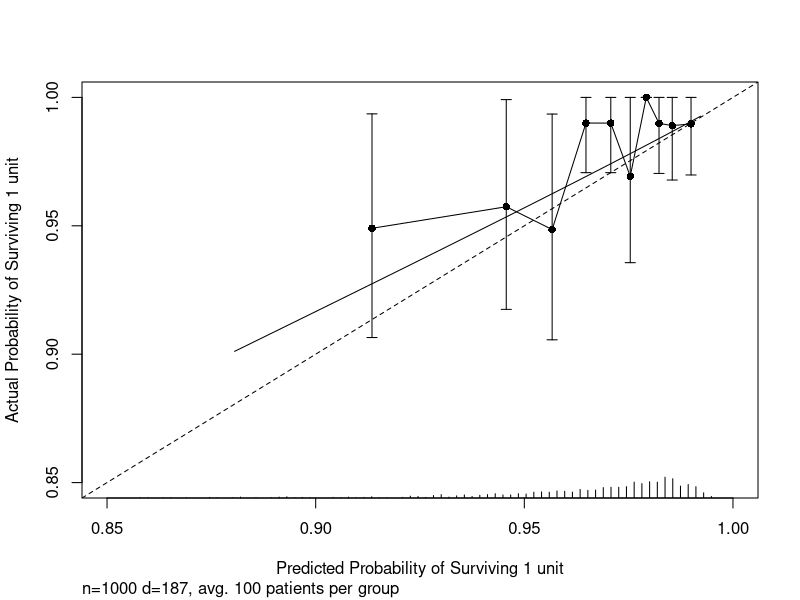
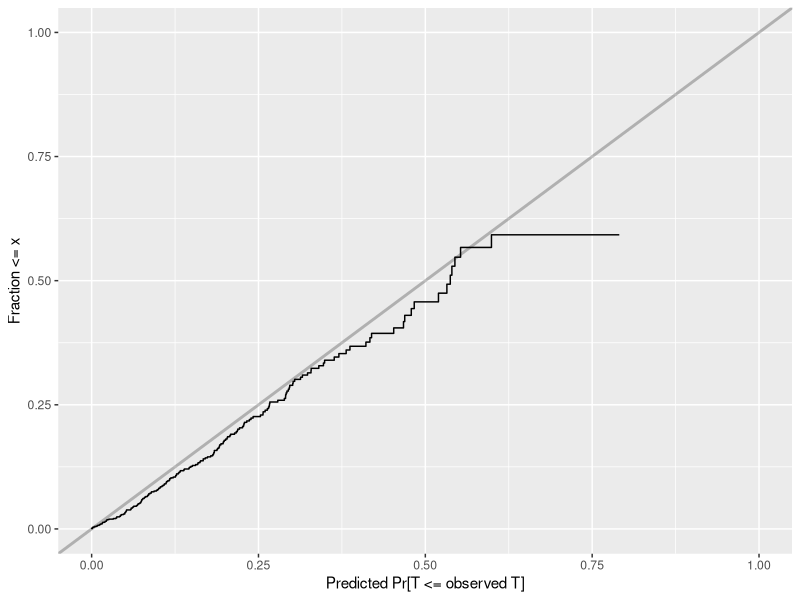
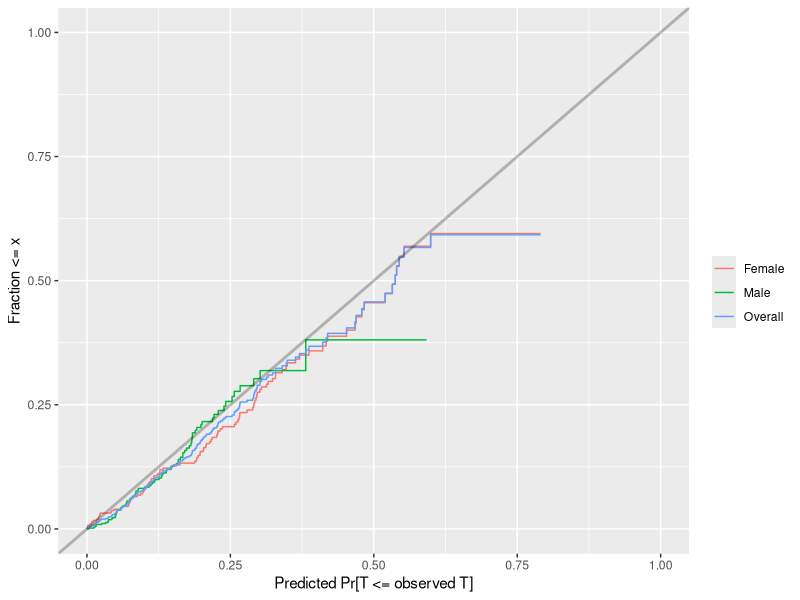
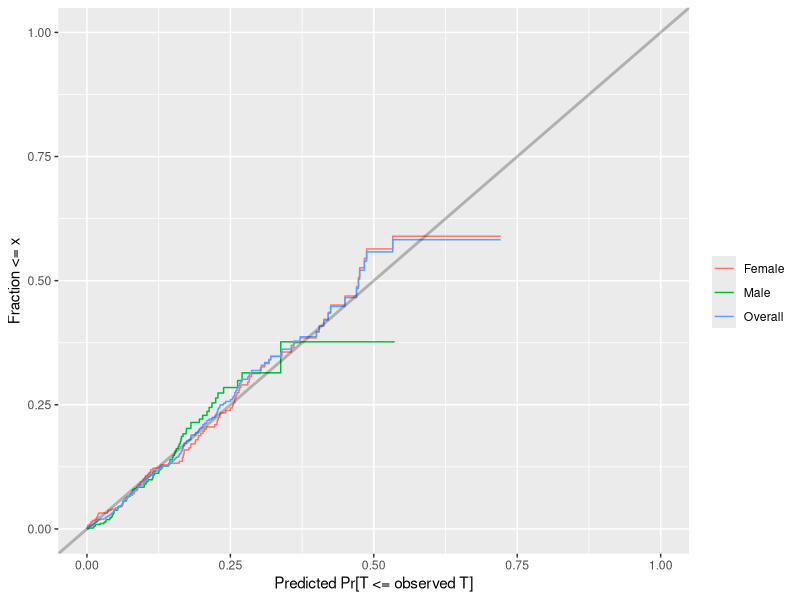
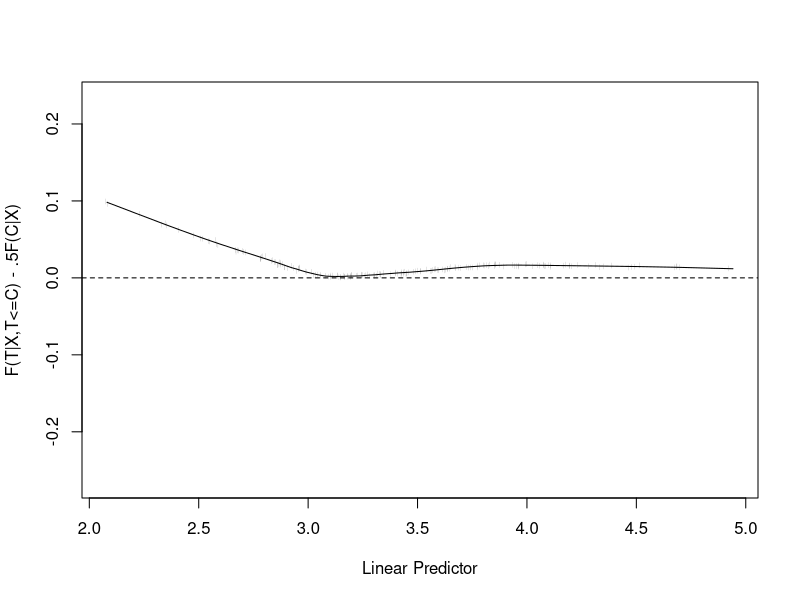
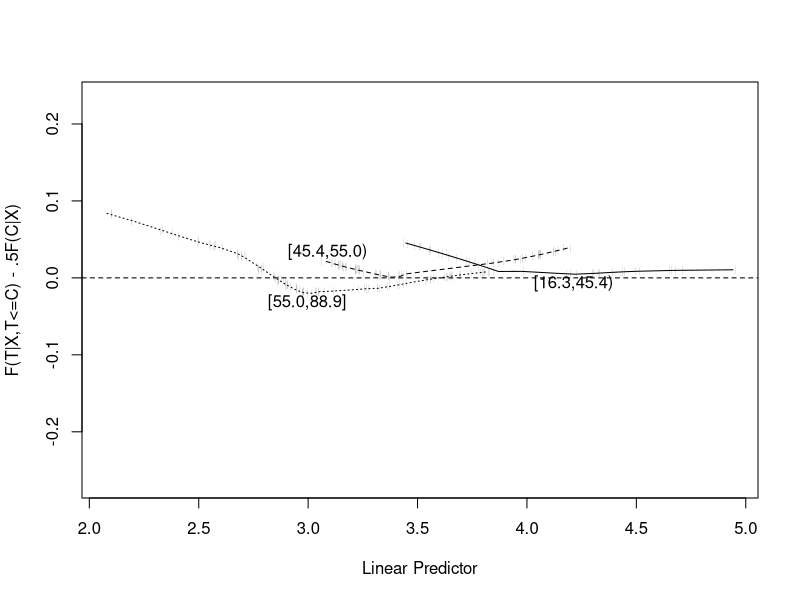

These charts were generated, in order, by the following R code:
library(rms)


### Name: val.surv
### Title: Validate Predicted Probabilities Against Observed Survival Times
### Aliases: val.surv plot.val.surv plot.val.survh print.val.survh
### Keywords: models regression smooth survival

### ** Examples

# Generate failure times from an exponential distribution
set.seed(123)              # so can reproduce results
n <- 1000
age <- 50 + 12*rnorm(n)
sex <- factor(sample(c('Male','Female'), n, rep=TRUE, prob=c(.6, .4)))
cens <- 15*runif(n)
h <- .02*exp(.04*(age-50)+.8*(sex=='Female'))
t <- -log(runif(n))/h
units(t) <- 'Year'
label(t) <- 'Time to Event'
ev <- ifelse(t <= cens, 1, 0)
t <- pmin(t, cens)
S <- Surv(t, ev)

# First validate true model used to generate data

# If hare is available, make a smooth calibration plot for 1-year
# survival probability where we predict 1-year survival using the
# known true population survival probability
# In addition, use groupkm to show that grouping predictions into
# intervals and computing Kaplan-Meier estimates is not as accurate.

if('polspline' %in% row.names(installed.packages())) {
  s1 <- exp(-h*1)
  w <- val.surv(est.surv=s1, S=S, u=1,
                fun=function(p)log(-log(p)))
  plot(w, lim=c(.85,1), scat1d.opts=list(nhistSpike=200, side=1))
  groupkm(s1, S, m=100, u=1, pl=TRUE, add=TRUE)
}

# Now validate the true model using residuals

w <- val.surv(est.surv=exp(-h*t), S=S)
plot(w)
plot(w, group=sex)  # stratify by sex


# Now fit an exponential model and validate
# Note this is not really a validation as we're using the
# training data here
f <- psm(S ~ age + sex, dist='exponential', y=TRUE)
w <- val.surv(f)
plot(w, group=sex)


# We know the censoring time on every subject, so we can
# compare the predicted Pr[T <= observed T | T>c, X] to
# its expectation 0.5 Pr[T <= C | X] where C = censoring time
# We plot a ratio that should equal one
w <- val.surv(f, censor=cens)
plot(w)
plot(w, group=age, g=3)   # stratify by tertile of age
